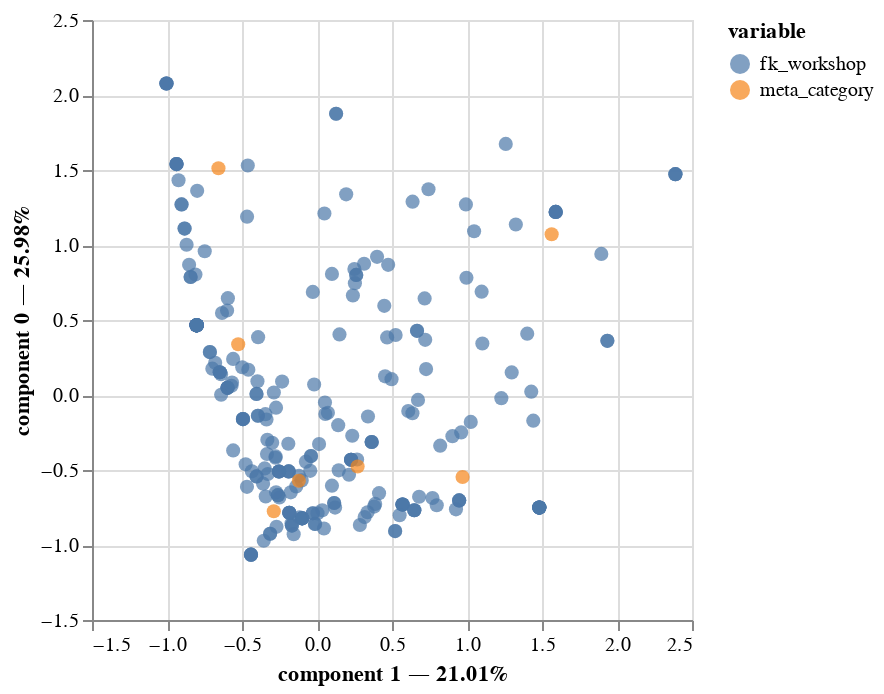

Write notebook code for a chart like this one.
### Code cell
ca.eigenvalues_summary
ca.plot(
    contingency_table,
    x_component=0,
    y_component=1,
    show_row_markers=True,
    show_column_markers=True,
    show_row_labels=False,
    show_column_labels=False
)

### Figure 1 — Vega-Lite specification as saved in the notebook (floating-point values rounded to 4 significant figures; data arrays with more than 128 entries replaced by an {"elided": "..."} marker saying what was removed)
{"config": {"view": {"continuousWidth": 300, "continuousHeight": 300}}, "layer": [{"data": {"name": "data-5d41e23239adbb012072e5e913d098ba"}, "mark": {"type": "circle", "size": 50}, "encoding": {"color": {"field": "variable", "type": "nominal"}, "tooltip": [{"field": "variable", "type": "nominal"}, {"field": "value", "type": "nominal"}, {"field": "component 1", "type": "quantitative"}, {"field": "component 0", "type": "quantitative"}], "x": {"axis": {"title": "component 1 — 21.01%"}, "field": "component 1", "scale": {"zero": false}, "type": "quantitative"}, "y": {"axis": {"title": "component 0 — 25.98%"}, "field": "component 0", "scale": {"zero": false}, "type": "quantitative"}}, "name": "view_1"}, {"data": {"name": "data-bd02494dba67df6090abf0f01d23b7d1"}, "mark": {"type": "circle", "size": 50}, "encoding": {"color": {"field": "variable", "type": "nominal"}, "tooltip": [{"field": "variable", "type": "nominal"}, {"field": "value", "type": "nominal"}, {"field": "component 1", "type": "quantitative"}, {"field": "component 0", "type": "quantitative"}], "x": {"axis": {"title": "component 1 — 21.01%"}, "field": "component 1", "scale": {"zero": false}, "type": "quantitative"}, "y": {"axis": {"title": "component 0 — 25.98%"}, "field": "component 0", "scale": {"zero": false}, "type": "quantitative"}}}], "params": [{"name": "param_1", "select": {"type": "interval", "encodings": ["x", "y"]}, "bind": "scales", "views": ["view_1"]}], "$schema": "https://vega.github.io/schema/vega-lite/v5.20.1.json", "datasets": {"data-5d41e23239adbb012072e5e913d098ba": {"elided": "246 records"}, "data-bd02494dba67df6090abf0f01d23b7d1": [{"component 0": 1.072, "component 1": 1.564, "component 2": -0.6738, "component 3": -0.4732, "component 4": 0.06532, "component 5": -0.1342, "variable": "meta_category", "value": "1", "label": 1}, {"component 0": 1.512, "component 1": -0.657, "component 2": 1.284, "component 3": -0.4698, "component 4": -0.04454, "component 5": 0.02271, "variable": "meta_category", "value": "2", "label": 2}, {"component 0": 0.3382, "component 1": -0.5253, "component 2": -0.569, "component 3": 0.5693, "component 4": 0.08869, "component 5": -0.001802, "variable": "meta_category", "value": "3", "label": 3}, {"component 0": -0.5465, "component 1": 0.9703, "component 2": 1.16, "component 3": 1.261, "component 4": 0.2737, "component 5": -0.4396, "variable": "meta_category", "value": "4", "label": 4}, {"component 0": -0.5719, "component 1": -0.121, "component 2": -0.03285, "component 3": -0.3291, "component 4": -0.6437, "component 5": -0.3238, "variable": "meta_category", "value": "5", "label": 5}, {"component 0": -0.7748, "component 1": -0.2881, "component 2": -0.0235, "component 3": -0.7671, "component 4": 1.013, "component 5": -0.201, "variable": "meta_category", "value": "6", "label": 6}, {"component 0": -0.4764, "component 1": 0.2708, "component 2": 0.1718, "component 3": -0.0303, "component 4": -0.1007, "component 5": 0.8848, "variable": "meta_category", "value": "7", "label": 7}]}}
